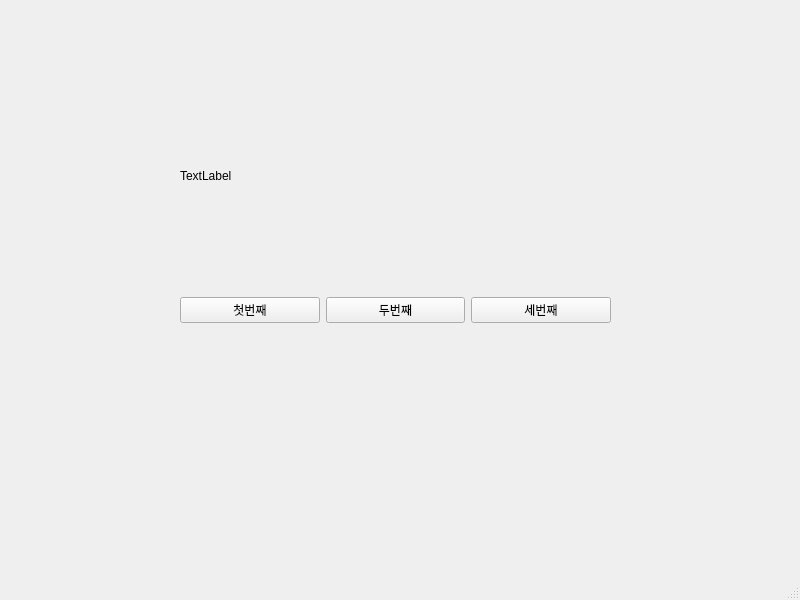
<?xml version="1.0" encoding="UTF-8"?>
<ui version="4.0">
 <class>MainWindow</class>
 <widget class="QMainWindow" name="MainWindow">
  <property name="geometry">
   <rect>
    <x>0</x>
    <y>0</y>
    <width>800</width>
    <height>600</height>
   </rect>
  </property>
  <property name="windowTitle">
   <string>MainWindow</string>
  </property>
  <widget class="QWidget" name="centralwidget">
   <widget class="QWidget" name="horizontalLayoutWidget">
    <property name="geometry">
     <rect>
      <x>180</x>
      <y>260</y>
      <width>431</width>
      <height>101</height>
     </rect>
    </property>
    <layout class="QHBoxLayout" name="horizontalLayout">
     <item>
      <widget class="QPushButton" name="pushButton_3">
       <property name="text">
        <string>첫번째</string>
       </property>
      </widget>
     </item>
     <item>
      <widget class="QPushButton" name="pushButton_2">
       <property name="text">
        <string>두번째</string>
       </property>
      </widget>
     </item>
     <item>
      <widget class="QPushButton" name="pushButton">
       <property name="text">
        <string>세번째</string>
       </property>
      </widget>
     </item>
    </layout>
   </widget>
   <widget class="QLabel" name="label">
    <property name="geometry">
     <rect>
      <x>180</x>
      <y>130</y>
      <width>431</width>
      <height>91</height>
     </rect>
    </property>
    <property name="text">
     <string>TextLabel</string>
    </property>
   </widget>
  </widget>
  <widget class="QMenuBar" name="menubar">
   <property name="geometry">
    <rect>
     <x>0</x>
     <y>0</y>
     <width>800</width>
     <height>21</height>
    </rect>
   </property>
  </widget>
  <widget class="QStatusBar" name="statusbar"/>
 </widget>
 <resources/>
 <connections>
  <connection>
   <sender>pushButton_3</sender>
   <signal>clicked()</signal>
   <receiver>MainWindow</receiver>
   <slot>firstClick()</slot>
   <hints>
    <hint type="sourcelabel">
     <x>221</x>
     <y>336</y>
    </hint>
    <hint type="destinationlabel">
     <x>257</x>
     <y>374</y>
    </hint>
   </hints>
  </connection>
  <connection>
   <sender>pushButton_2</sender>
   <signal>clicked()</signal>
   <receiver>MainWindow</receiver>
   <slot>secondClick()</slot>
   <hints>
    <hint type="sourcelabel">
     <x>368</x>
     <y>335</y>
    </hint>
    <hint type="destinationlabel">
     <x>399</x>
     <y>372</y>
    </hint>
   </hints>
  </connection>
  <connection>
   <sender>pushButton</sender>
   <signal>clicked()</signal>
   <receiver>MainWindow</receiver>
   <slot>thirdClick()</slot>
   <hints>
    <hint type="sourcelabel">
     <x>512</x>
     <y>333</y>
    </hint>
    <hint type="destinationlabel">
     <x>542</x>
     <y>372</y>
    </hint>
   </hints>
  </connection>
 </connections>
 <slots>
  <slot>firstClick()</slot>
  <slot>secondClick()</slot>
  <slot>thirdClick()</slot>
 </slots>
</ui>
